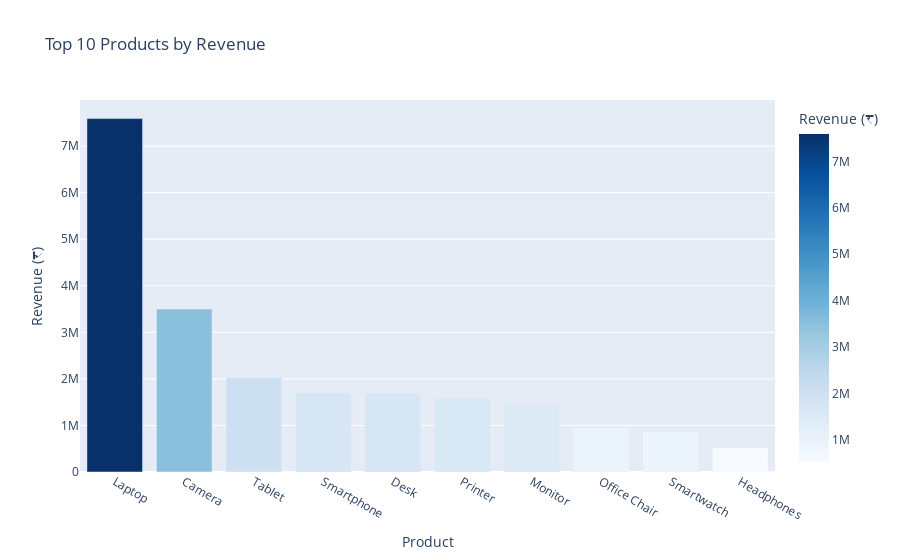

The notebook cell saved with this chart:
### Code cell
import plotly.express as px

top_products = df.groupby('product')['revenue'].sum().sort_values(ascending=False).head(10).reset_index()
fig = px.bar(top_products, x='product', y='revenue', title='Top 10 Products by Revenue',
             labels={'revenue':'Revenue (₹)', 'product':'Product'},
             color='revenue', color_continuous_scale='Blues')
fig.show()

### Figure 1 — Plotly figure (JSON) as saved in the notebook; plotly's stock layout.template omitted (floating-point values rounded to 4 significant figures)
{"data": [{"alignmentgroup": "True", "hovertemplate": "Product=%{x}<br>Revenue (₹)=%{marker.color}<extra></extra>", "legendgroup": "", "marker": {"color": [7590000, 3500000, 2025000, 1700000, 1695000, 1584000, 1470000, 945000, 868000, 519000], "coloraxis": "coloraxis", "pattern": {"shape": ""}}, "name": "", "offsetgroup": "", "orientation": "v", "showlegend": false, "textposition": "auto", "type": "bar", "x": ["Laptop", "Camera", "Tablet", "Smartphone", "Desk", "Printer", "Monitor", "Office Chair", "Smartwatch", "Headphones"], "xaxis": "x", "y": [7590000, 3500000, 2025000, 1700000, 1695000, 1584000, 1470000, 945000, 868000, 519000], "yaxis": "y"}], "layout": {"barmode": "relative", "coloraxis": {"colorbar": {"title": {"text": "Revenue (₹)"}}, "colorscale": [[0, "rgb(247,251,255)"], [0.125, "rgb(222,235,247)"], [0.25, "rgb(198,219,239)"], [0.375, "rgb(158,202,225)"], [0.5, "rgb(107,174,214)"], [0.625, "rgb(66,146,198)"], [0.75, "rgb(33,113,181)"], [0.875, "rgb(8,81,156)"], [1, "rgb(8,48,107)"]]}, "legend": {"tracegroupgap": 0}, "title": {"text": "Top 10 Products by Revenue"}, "xaxis": {"anchor": "y", "domain": [0, 1], "title": {"text": "Product"}}, "yaxis": {"anchor": "x", "domain": [0, 1], "title": {"text": "Revenue (₹)"}}}}
